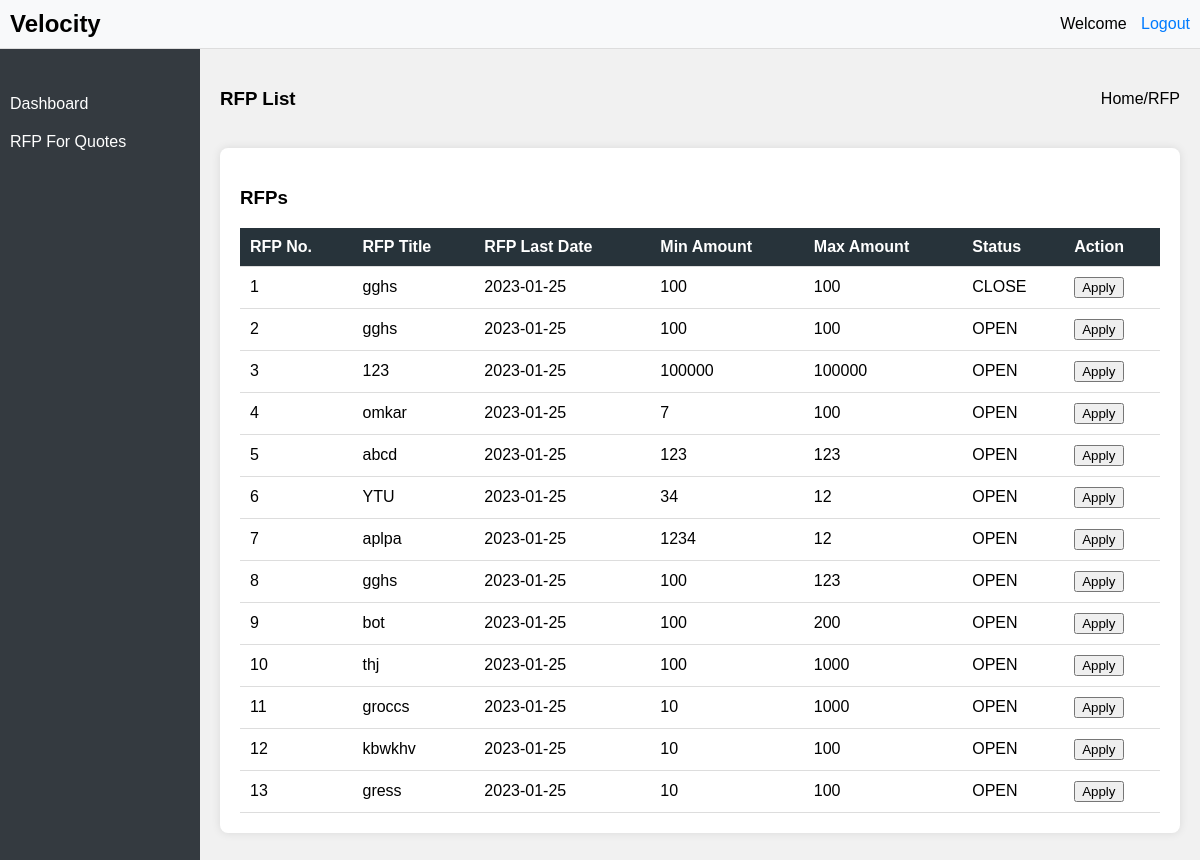
The app's page /rfp-quote-vendor/ with its own data.
### app/models.py (models this page shows)
class RFPList(models.Model):
    item_name = models.CharField(max_length=255)
    item_description = models.TextField()
    category = models.ForeignKey(RFPCategories, on_delete=models.CASCADE)
    last_date = models.DateField(default=now, auto_now=False)
    min_amount = models.IntegerField()
    max_amount = models.IntegerField()
    quanity = models.IntegerField()
    status = models.CharField(
        max_length=10,
        choices=(('OPEN', 'Open'), ('CLOSE', 'Close')),
        default='OPEN'
    )

### app/views.py (the view)
# urls.py: path('rfp-quote-vendor/', rfp_quote_vendor ,name='rfp_quote_vendor'),
def rfp_quote_vendor(request):
    try:
        rfp_list = RFPList.objects.all()
        return render(request, 'app/rfp_quote_vendor.html', {'rfp_list': rfp_list})
    except Exception as e:
        print(f'Error in rfp_list: {e}')
        messages.error(request, f'error {e}')
        return render(request, 'app/rfp_list.html')

### app/templates/app/rfp_quote_vendor.html (shortened to what this page needs)
{% extends 'app/vendor_page.html' %}
{% block content %}
{% load static %}
<link rel="stylesheet" href="{% static 'css/vendor_list.css' %}">
<div class="vendor-header-above">
    <div><h3>RFP List</h3></div>
    <div>
        <a href="{% url 'vendor_page' %}">Home</a>/<a href="">RFP</a>
    </div>
</div>
<div class="vendors-table">
    <div id="add_rfp">
        <div> <h3>RFPs</h3></div>
     </div>
    <table>
        <thead>
            <tr class="table-header">
                <th>RFP No.</th>
                <th>RFP Title</th>
                <th>RFP Last Date</th>
                <th>Min Amount</th>
                <th>Max Amount</th>
                <th>Status</th>
                <th>Action</th>
            </tr>
        </thead>
        <tbody>
            {% for rfp_list in rfp_list%}
            <tr>
                <td>{{rfp_list.id}}</td>
                <td>{{rfp_list.item_name}}</td>
                <td>2023-01-25</td>
                <td>{{rfp_list.min_amount}}</td>
                <td>{{rfp_list.max_amount}}</td>
                <td><span class="status-open">{{rfp_list.status}}</span></td>
                <td>
                    <form action="{% url 'rfp_create_vendor' rfp_list.id %}" method="post">
                        <button type="submit" class="btn btn-primary">
                            Apply
                        </button>
                    </form>
            </td>
            </tr>
            {% endfor %}
        </tbody>
    </table>
</div>
{% endblock %}

### static/css/admin_page.css (style rules this page uses)
body { margin: 0; font-family: Arial, sans-serif; }

### app/templates/app/rfp_quote_vendor.html (style rules this page uses)
.vendor-header-above { display: flex; width: 100%; align-items: center; flex-direction: row; justify-content:space-between; }
.vendor-header-above a { text-decoration: none; color:black; }

### records on screen
RFPList: id "1", item_name "gghs", min_amount "100", max_amount "100", status "CLOSE"
RFPList: id "2", item_name "gghs", min_amount "100", max_amount "100", status "OPEN"
RFPList: id "3", item_name "123", min_amount "100000", max_amount "100000", status "OPEN"
RFPList: id "4", item_name "omkar", min_amount "7", max_amount "100", status "OPEN"
RFPList: id "5", item_name "abcd", min_amount "123", max_amount "123", status "OPEN"
RFPList: id "6", item_name "YTU", min_amount "34", max_amount "12", status "OPEN"
RFPList: id "7", item_name "aplpa", min_amount "1234", max_amount "12", status "OPEN"
RFPList: id "8", item_name "gghs", min_amount "100", max_amount "123", status "OPEN"
RFPList: id "9", item_name "bot", min_amount "100", max_amount "200", status "OPEN"
RFPList: id "10", item_name "thj", min_amount "100", max_amount "1000", status "OPEN"
RFPList: id "11", item_name "groccs", min_amount "10", max_amount "1000", status "OPEN"
RFPList: id "12", item_name "kbwkhv", min_amount "10", max_amount "100", status "OPEN"
RFPList: id "13", item_name "gress", min_amount "10", max_amount "100", status "OPEN"
